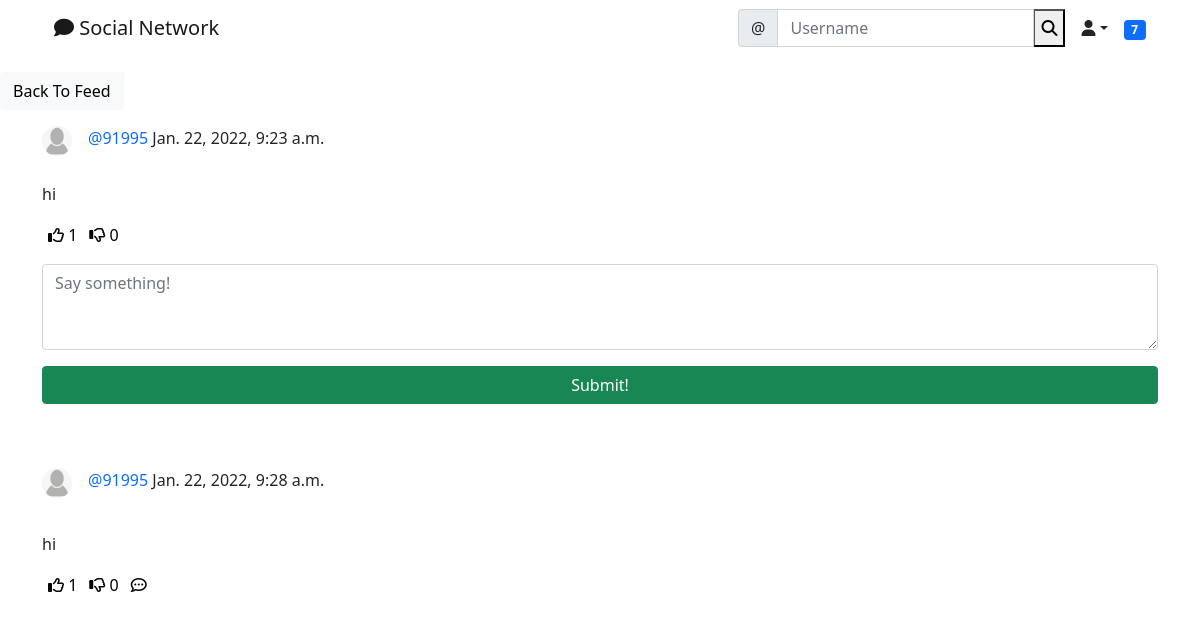
The page /social/post/16 (signed in) on the database its author committed.
### social/models.py (models this page shows)
class Post(models.Model):
    body = models.TextField()
    image = models.ImageField(
        upload_to="uploads/post_photos", null=True, blank=True)
    created_on = models.DateTimeField(default=timezone.now)
    author = models.ForeignKey(User, on_delete=models.CASCADE)
    likes = models.ManyToManyField(User, blank=True, related_name='likes')
    dislikes = models.ManyToManyField(
        User, blank=True, related_name='dislikes')

class UserProfile(models.Model):
    user = models.OneToOneField(User, primary_key=True, verbose_name='user',
                                related_name='profile', on_delete=models.CASCADE)
    name = models.CharField(max_length=30, blank=True, null=True)
    bio = models.TextField(max_length=500, blank=True, null=True)
    birth_date = models.DateField(blank=True, null=True)
    location = models.CharField(max_length=100, blank=True, null=True)
    picture = models.ImageField(upload_to='uploads/profile_pictures',
                                default='uploads/profile_pictures/default.png', blank=True)
    followers = models.ManyToManyField(
        User, blank=True, related_name='followers')
    online = models.BooleanField(default=False)

class Comment(models.Model):
    comment = models.TextField()
    created_on = models.DateTimeField(default=timezone.now)
    author = models.ForeignKey(User, on_delete=models.CASCADE)
    post = models.ForeignKey('Post', on_delete=models.CASCADE)
    likes = models.ManyToManyField(
        User, blank=True, related_name='comment_likes')
    dislikes = models.ManyToManyField(
        User, blank=True, related_name='commment_dislikes')
    parent = models.ForeignKey(
        'self', on_delete=models.CASCADE, blank=True, null=True, related_name='+')
    @property
    def children(self):
        return Comment.objects.filter(parent=self).order_by('-created_on').all()
    @property
    def is_parent(self):
        if self.parent is None:
            return True
        else:
            return False

### social/views.py (the view, shortened to what this page needs)
# urls.py: path('post/<int:pk>', PostDetialView.as_view(), name='post_detail'),
class PostDetialView(LoginRequiredMixin, View):
    def get(self, request, pk, *args, **kwargs):
        post = Post.objects.get(pk=pk)
        form = CommentForm()
        comments = Comment.objects.filter(post=post).order_by('-created_on')
        context = {'post': post, 'form': form, 'comments': comments}
        return render(request, 'social/post_detail.html', context)

### social/forms.py
class CommentForm(forms.ModelForm):
    comment = forms.CharField(
        label='',
        widget=forms.Textarea(attrs={
            'rows': 3,
            'placeholder': 'Say something!'
        })
    )
    class Meta:
        model = Comment
        fields = ['comment']

### landing/templatetags/custom_tags.py (called while the page is built)
@register.inclusion_tag('social/show_notifications.html', takes_context=True)
def show_notifications(context):
    request_user = context['request'].user
    notifications = Notification.objects.filter(
        to_user=request_user).exclude(user_has_seen=True).order_by('-date')
    return {'notifications': notifications}

### social/templates/social/post_detail.html (shortened to what this page needs)
{% extends "landing/base.html" %}
{% load crispy_forms_tags %}
{% load static %}
{% block content %}
<div class="row  mt-3">
  <div class="col-md-5 col-sm-12">
    <a href="{%url 'post_list'%}" class="btn btn-light">Back To Feed</a>
  </div>
</div>
<div class="container-md">
  <div class="row justify-content-center mt-3">
    <div class="">
        <a href="{% url 'profile' post.author.profile.pk%}">
        <img src="{{post.author.profile.picture.url}}" alt="" class="rounded-circle" style="float: left; margin-right: 1rem" height="30" width="30">
        <p style="padding-top: 0.5 rem;">
          <a href="{% url 'profile' post.author.profile.pk%}" style="text-decoration: none" class="text-primary"> @{{post.author}}</a> {{post.created_on}}
        </p>
        </a>
    </div>
      <p>{{post.body}}</p>
      <div class="d-flex flex-row">
        <form class="" action="{% url 'like' post.pk%}" method="post">
          <button type="submit" style="background-color: transparent; border: none; box-shadow: none;"> <i class="far fa-thumbs-up"></i>  <span>{{post.likes.all.count}}</span> </button>
        </form>
        <form class="" action="{% url 'dislike' post.pk%}" method="post">
          <button type="submit" style="background-color: transparent; border: none; box-shadow: none;"> <i class="far fa-thumbs-down"></i>  <span>{{post.dislikes.all.count}}</span> </button>
        </form>
      </div>
  </div>
</div>
<div class="container-md">
  <div class="row justify-content-center mt-3">
    <div class="col md-5 col-sm-12">
      <form method="POST">
        {{ form|crispy }}
        <div class="d-grid gap-2">
          <button  class="btn btn-success mt-3 mb-5">Submit!</button>
        </div>
      </form>
    </div>
  </div>
</div>
<div class="container-md">
  <div class="row justify-content-center mt-3">
    <div class="col md-5 col-sm-12">
      {% for comment in  comments%}
      {%if comment.is_parent%}
      <div class="">
          <a href="{% url 'profile' comment.author.profile.pk%}">
          <img src="{{comment.author.profile.picture.url}}" alt="" class="rounded-circle" style="float: left; margin-right: 1rem" height="30" width="30">
          <p style="padding-top: 0.5 rem;">
            <a href="{% url 'profile' comment.author.profile.pk%}" style="text-decoration: none" class="text-primary"> @{{comment.author}} </a> {{comment.created_on}}
          </p>
          </a>
      </div>
        </p><br>
        <p>{{comment.comment}}</p>
        <div class="d-flex flex-row">
          <form class="" action="{% url 'comment_like' post.pk comment.pk%}" method="post">
            <button type="submit" style="background-color: transparent; border: none; box-shadow: none;"> <i class="far fa-thumbs-up"></i>  <span>{{comment.likes.all.count}}</span> </button>
          </form>
          <form class="" action="{% url 'comment_dislike' post.pk comment.pk%}" method="post">
            <button type="submit" style="background-color: transparent; border: none; box-shadow: none;"> <i class="far fa-thumbs-down"></i>  <span>{{comment.dislikes.all.count}}</span></button>
          </form>
          <div class="">
            <button type="" name="button" style="background-color: transparent; border: none; box-shadow: none;"> <i class="far fa-comment-dots" onclick="commentReply({{comment.pk}})"></i> </button>
          </div>
        </div>
        {%endif%}
      {% endfor %}
    </div>
  </div>
</div>
{% endblock %}

### landing/templates/landing/base.html (style rules this page uses)
:root { --send-bg: #0B93F6; --send-color: white; --receive-bg: #E5E5EA; --receive-text: black; --page-background: white; }

### rows shown on the page
Post: author.profile.picture (placeholder picture), author "91995", created_on "Jan. 22, 2022, 9:23 a.m.", body "hi", likes.all.count "1", dislikes.all.count "0"
Comment: author.profile.picture (placeholder picture), author "91995", created_on "Jan. 22, 2022, 9:28 a.m.", comment "hi", likes.all.count "1", dislikes.all.count "0"

### other values the page prints
{{ notifications.count }} "7"
